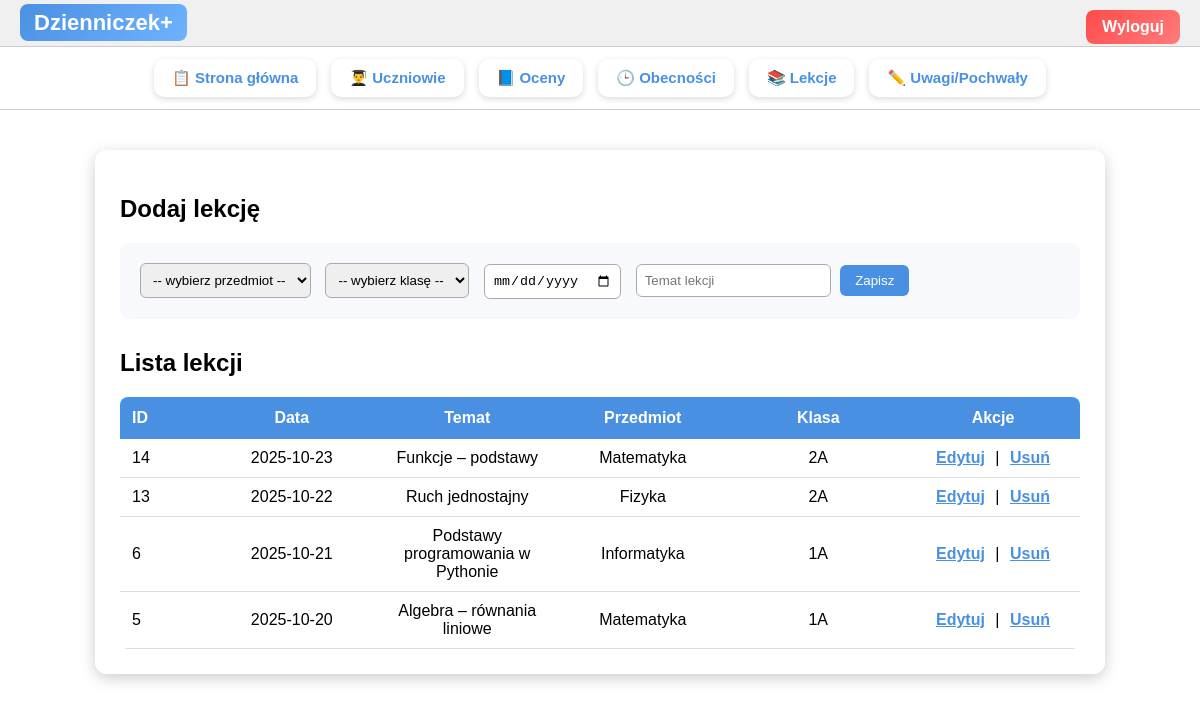
Page /lekcje.php (signed in) on the committed database.
### tables this page shows
CREATE TABLE `lekcje` (
  `id_lekcji` int(11) NOT NULL,
  `id_przedmiotu` int(11) DEFAULT NULL,
  `id_klasy` int(11) DEFAULT NULL,
  `data` date DEFAULT NULL,
  `temat` varchar(100) DEFAULT NULL
);

CREATE TABLE `przedmioty` (
  `id_przedmiotu` int(11) NOT NULL,
  `nazwa` varchar(50) NOT NULL,
  `id_nauczyciela` int(11) DEFAULT NULL
);

CREATE TABLE `klasy` (
  `id_klasy` int(11) NOT NULL,
  `nazwa` varchar(30) NOT NULL,
  `profil` varchar(50) DEFAULT NULL,
  `id_wychowawcy` int(11) DEFAULT NULL
);

### lekcje.php (the view, shortened to what this page needs)
<?php
require 'config.php';
$id_nauczyciela = $_SESSION['id_nauczyciela'];
$lekcje = $conn->query("
    SELECT l.id_lekcji, l.data, l.temat,
           p.nazwa AS przedmiot,
           k.nazwa AS klasa
    FROM lekcje l
    JOIN przedmioty p ON l.id_przedmiotu = p.id_przedmiotu
    JOIN klasy k ON l.id_klasy = k.id_klasy
    WHERE p.id_nauczyciela = $id_nauczyciela
    ORDER BY l.data DESC, l.id_lekcji DESC
");
?>
<!DOCTYPE html>
<html lang="pl">
<head>
</head>
<body>
<div class="menu">
    <span class="logo-box">Dzienniczek+</span>
    <a class="logout-btn" href="logout.php">Wyloguj</a>
</div>
<div class="top-tiles">
    <div class="top-tile"><a href="index_logged.php">📋 Strona główna</a></div>
    <div class="top-tile"><a href="uczniowie.php">👨‍🎓 Uczniowie</a></div>
    <div class="top-tile"><a href="oceny.php">📘 Oceny</a></div>
    <div class="top-tile"><a href="obecnosci.php">🕒 Obecności</a></div>
    <div class="top-tile"><a href="lekcje.php">📚 Lekcje</a></div>
    <div class="top-tile"><a href="uwagi.php">✏️ Uwagi/Pochwały</a></div>
</div>
<div class="overlay">
    <h2>Dodaj lekcję</h2>
    <form method="POST">
        <select name="id_przedmiotu" required>
            <option value="">-- wybierz przedmiot --</option>
        </select>
        <select name="id_klasy" required>
            <option value="">-- wybierz klasę --</option>
        </select>
        <input type="date" name="data" required>
        <input type="text" name="temat" placeholder="Temat lekcji" required>
        <button type="submit" name="dodaj">Zapisz</button>
    </form>
    <h2>Lista lekcji</h2>
    <table>
        <tr>
            <th class="col-id">ID</th>
            <th>Data</th>
            <th>Temat</th>
            <th>Przedmiot</th>
            <th>Klasa</th>
            <th class="actions">Akcje</th>
        </tr>
        <?php while($l = $lekcje->fetch_assoc()): ?>
            <tr>
                <td class="col-id"><?= $l['id_lekcji'] ?></td>
                <td><?= $l['data'] ?></td>
                <td><?= htmlspecialchars($l['temat']) ?></td>
                <td><?= htmlspecialchars($l['przedmiot']) ?></td>
                <td><?= htmlspecialchars($l['klasa']) ?></td>
                <td class="actions">
                    <a class="action-link" href="lekcje_edytuj.php?id=<?= $l['id_lekcji'] ?>">Edytuj</a> |
                    <a class="action-link" href="lekcje_usun.php?id=<?= $l['id_lekcji'] ?>"
                       onclick="return confirm('Usunąć lekcję?');">Usuń</a>
                </td>
            </tr>
        <?php endwhile; ?>
    </table>
</div>
</body>
</html>

### lekcje.php (style rules this page uses)
body { font-family: Arial, sans-serif; background:url('szkola.jpg') no-repeat center center fixed; background-size:cover; margin:0; }
.menu { background:#f0f0f0; padding:10px 20px; border-bottom:1px solid #ccc; }
.logo-box { font-size:22px; font-weight:bold; padding:6px 14px; border-radius:8px; background:linear-gradient(135deg,#4a90e2,#6fb3ff); color:white; }
.logout-btn { float:right; background:linear-gradient(135deg,#ff4b4b,#ff7b7b); color:white; padding:8px 16px; border-radius:8px; font-weight:bold; text-decoration:none; }
.top-tiles { display:flex; gap:15px; padding:12px 20px; background:rgba(255,255,255,0.85); border-bottom:1px solid #ccc; justify-content:center; flex-wrap:wrap; }
.top-tile { background:white; padding:10px 18px; border-radius:10px; box-shadow:0 2px 6px rgba(0,0,0,0.15); font-size:15px; font-weight:bold; transition:0.2s; }
.top-tile a { color:#4a90e2; text-decoration:none; }
.overlay { background:rgba(255,255,255,0.85); width:80%; margin:40px auto; padding:25px; border-radius:12px; box-shadow:0 4px 15px rgba(0,0,0,0.2); }
form { background:#f7f9fc; padding:15px; border-radius:10px; margin-bottom:30px; }
select, input { padding:8px; margin:5px; border-radius:6px; border:1px solid #aaa; }
button { padding:8px 15px; background:#4a90e2; color:white; border:none; border-radius:6px; }
table { width:100%; border-collapse:collapse; background:white; border-radius:8px; overflow:hidden; table-layout:fixed; }
th { background:#4a90e2; color:white; padding:12px; text-align:center; font-weight:bold; }
td { padding:10px; border-bottom:1px solid #ddd; text-align:center; vertical-align:middle; word-wrap:break-word; }
th.col-id, td.col-id { text-align:left !important; width:60px; padding-left:12px; }
th.actions, td.actions { width:150px; text-align:center; }
.action-link { color:#4a90e2; text-decoration:underline; font-weight:bold; margin:0 6px; }

### rows in the picture
lekcje: id_lekcji "14", data "2025-10-23", temat "Funkcje – podstawy", id_przedmiotu.nazwa "Matematyka", id_klasy.nazwa "2A"
lekcje: id_lekcji "13", data "2025-10-22", temat "Ruch jednostajny", id_przedmiotu.nazwa "Fizyka", id_klasy.nazwa "2A"
lekcje: id_lekcji "6", data "2025-10-21", temat "Podstawy programowania w Pythonie", id_przedmiotu.nazwa "Informatyka", id_klasy.nazwa "1A"
lekcje: id_lekcji "5", data "2025-10-20", temat "Algebra – równania liniowe", id_przedmiotu.nazwa "Matematyka", id_klasy.nazwa "1A"
